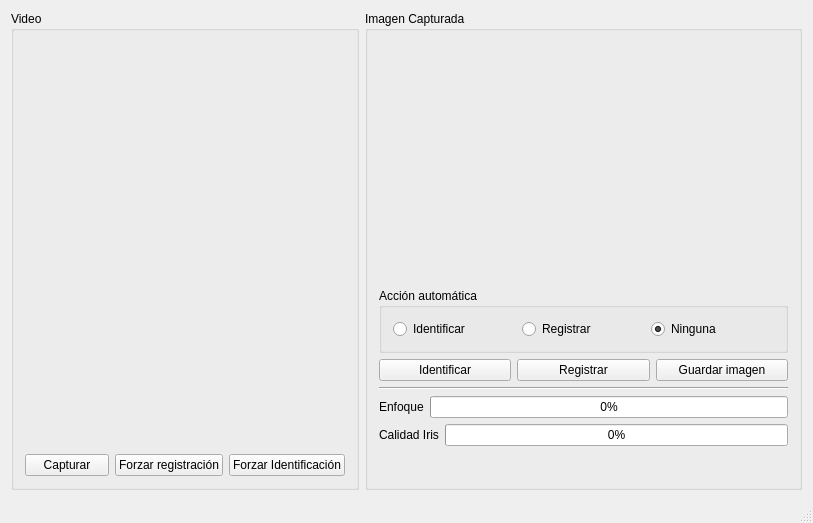
<?xml version="1.0" encoding="UTF-8"?>
<ui version="4.0">
 <class>MainWindow</class>
 <widget class="QMainWindow" name="MainWindow">
  <property name="geometry">
   <rect>
    <x>0</x>
    <y>0</y>
    <width>813</width>
    <height>523</height>
   </rect>
  </property>
  <property name="windowTitle">
   <string>Reconocimiento de iris</string>
  </property>
  <widget class="QWidget" name="centralwidget">
   <layout class="QGridLayout" name="gridLayout_2">
    <item row="0" column="0">
     <widget class="QGroupBox" name="groupBox">
      <property name="title">
       <string>Video</string>
      </property>
      <layout class="QGridLayout" name="gridLayout_3">
       <item row="1" column="0">
        <layout class="QHBoxLayout" name="horizontalLayout_2">
         <item>
          <widget class="QPushButton" name="btnCapturar">
           <property name="text">
            <string>Capturar</string>
           </property>
          </widget>
         </item>
         <item>
          <widget class="QPushButton" name="btnForzarRegistracion">
           <property name="text">
            <string>Forzar registración</string>
           </property>
          </widget>
         </item>
         <item>
          <widget class="QPushButton" name="btnForzarIdentificacion">
           <property name="text">
            <string>Forzar Identificación</string>
           </property>
          </widget>
         </item>
        </layout>
       </item>
       <item row="0" column="0">
        <widget class="ImageWidget" name="video" native="true">
         <property name="minimumSize">
          <size>
           <width>320</width>
           <height>240</height>
          </size>
         </property>
        </widget>
       </item>
      </layout>
     </widget>
    </item>
    <item row="0" column="1">
     <widget class="QGroupBox" name="groupBox_2">
      <property name="title">
       <string>Imagen Capturada</string>
      </property>
      <layout class="QGridLayout" name="gridLayout">
       <item row="0" column="0">
        <widget class="ImageWidget" name="capturedImage" native="true">
         <property name="minimumSize">
          <size>
           <width>320</width>
           <height>240</height>
          </size>
         </property>
        </widget>
       </item>
       <item row="1" column="0">
        <widget class="QGroupBox" name="groupBox_4">
         <property name="title">
          <string>Acción automática</string>
         </property>
         <layout class="QGridLayout" name="gridLayout_4">
          <item row="0" column="0">
           <layout class="QHBoxLayout" name="horizontalLayout">
            <item>
             <widget class="QRadioButton" name="automaticaIdentificar">
              <property name="text">
               <string>Identificar</string>
              </property>
             </widget>
            </item>
            <item>
             <widget class="QRadioButton" name="automaticaRegistrar">
              <property name="text">
               <string>Registrar</string>
              </property>
             </widget>
            </item>
            <item>
             <widget class="QRadioButton" name="automaticaNada">
              <property name="text">
               <string>Ninguna</string>
              </property>
              <property name="checked">
               <bool>true</bool>
              </property>
             </widget>
            </item>
           </layout>
          </item>
         </layout>
         <zorder></zorder>
        </widget>
       </item>
       <item row="2" column="0">
        <layout class="QHBoxLayout" name="horizontalLayout_5">
         <item>
          <widget class="QPushButton" name="btnIdentificar">
           <property name="text">
            <string>Identificar</string>
           </property>
          </widget>
         </item>
         <item>
          <widget class="QPushButton" name="btnRegistrar">
           <property name="text">
            <string>Registrar</string>
           </property>
          </widget>
         </item>
         <item>
          <widget class="QPushButton" name="btnGuardarImagen">
           <property name="text">
            <string>Guardar imagen</string>
           </property>
          </widget>
         </item>
        </layout>
       </item>
       <item row="3" column="0">
        <widget class="Line" name="line">
         <property name="orientation">
          <enum>Qt::Horizontal</enum>
         </property>
        </widget>
       </item>
       <item row="4" column="0">
        <layout class="QHBoxLayout" name="horizontalLayout_4">
         <item>
          <widget class="QLabel" name="focusLabel">
           <property name="text">
            <string>Enfoque</string>
           </property>
          </widget>
         </item>
         <item>
          <widget class="QProgressBar" name="focusScore">
           <property name="value">
            <number>0</number>
           </property>
          </widget>
         </item>
        </layout>
       </item>
       <item row="5" column="0">
        <layout class="QHBoxLayout" name="horizontalLayout_3">
         <item>
          <widget class="QLabel" name="label_4">
           <property name="text">
            <string>Calidad Iris</string>
           </property>
          </widget>
         </item>
         <item>
          <widget class="QProgressBar" name="irisScore">
           <property name="value">
            <number>0</number>
           </property>
          </widget>
         </item>
        </layout>
       </item>
       <item row="6" column="0">
        <spacer name="verticalSpacer">
         <property name="orientation">
          <enum>Qt::Vertical</enum>
         </property>
         <property name="sizeHint" stdset="0">
          <size>
           <width>20</width>
           <height>5</height>
          </size>
         </property>
        </spacer>
       </item>
      </layout>
     </widget>
    </item>
   </layout>
  </widget>
  <widget class="QMenuBar" name="menuBar">
   <property name="geometry">
    <rect>
     <x>0</x>
     <y>0</y>
     <width>813</width>
     <height>25</height>
    </rect>
   </property>
  </widget>
  <widget class="QStatusBar" name="statusBar"/>
  <action name="actionE_xit">
   <property name="text">
    <string>&amp;Salir</string>
   </property>
  </action>
 </widget>
 <layoutdefault spacing="6" margin="11"/>
 <customwidgets>
  <customwidget>
   <class>ImageWidget</class>
   <extends>QWidget</extends>
   <header>imagewidget.h</header>
   <container>1</container>
  </customwidget>
 </customwidgets>
 <resources/>
 <connections/>
</ui>
